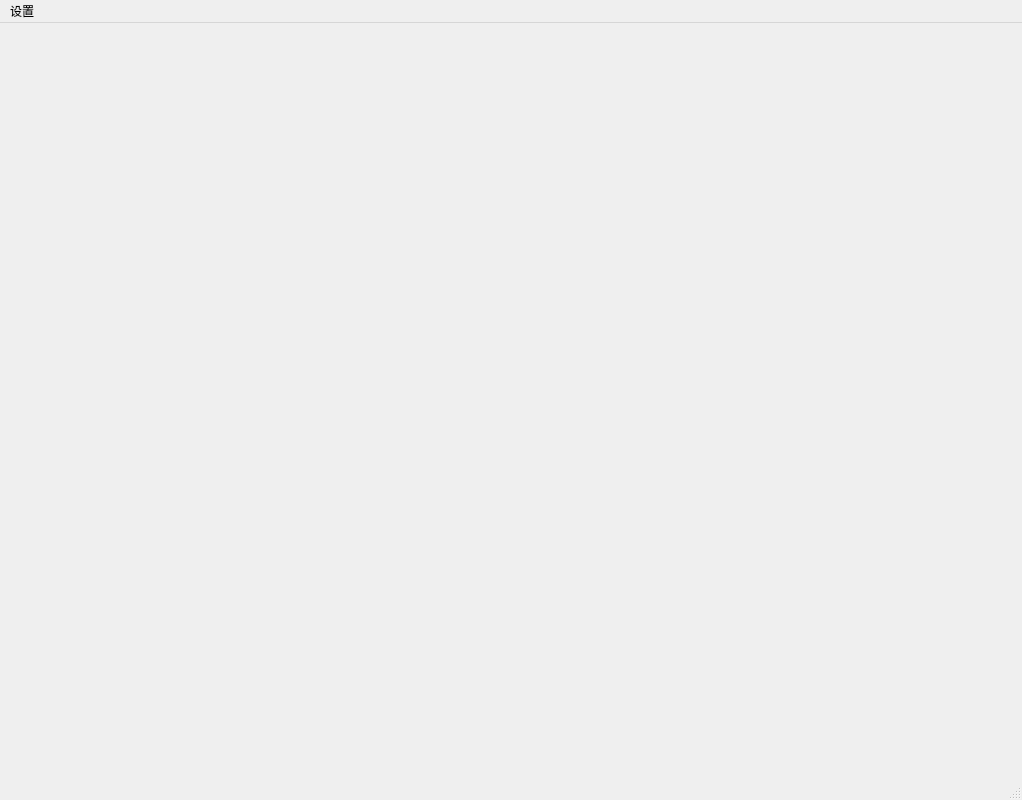
<?xml version="1.0" encoding="UTF-8"?>
<ui version="4.0">
 <class>ClientMainWindow</class>
 <widget class="QMainWindow" name="ClientMainWindow">
  <property name="geometry">
   <rect>
    <x>0</x>
    <y>0</y>
    <width>1022</width>
    <height>800</height>
   </rect>
  </property>
  <property name="windowTitle">
   <string>ClientMainWindow</string>
  </property>
  <widget class="QWidget" name="centralwidget"/>
  <widget class="QMenuBar" name="menubar">
   <property name="geometry">
    <rect>
     <x>0</x>
     <y>0</y>
     <width>1022</width>
     <height>26</height>
    </rect>
   </property>
   <widget class="QMenu" name="menushezhi">
    <property name="title">
     <string>设置</string>
    </property>
    <addaction name="actionSetting"/>
   </widget>
   <addaction name="menushezhi"/>
  </widget>
  <widget class="QStatusBar" name="statusbar"/>
  <action name="actionSetting">
   <property name="text">
    <string>设置</string>
   </property>
  </action>
 </widget>
 <resources/>
 <connections/>
</ui>
